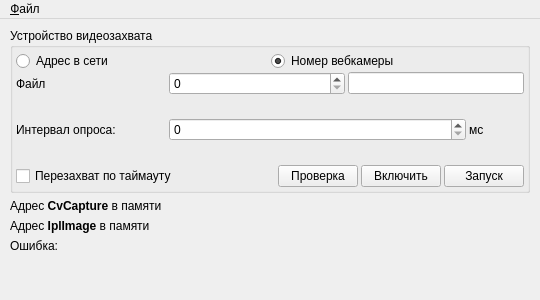
<?xml version="1.0" encoding="UTF-8"?>
<ui version="4.0">
 <class>MainWindow</class>
 <widget class="QMainWindow" name="MainWindow">
  <property name="geometry">
   <rect>
    <x>0</x>
    <y>0</y>
    <width>540</width>
    <height>300</height>
   </rect>
  </property>
  <property name="minimumSize">
   <size>
    <width>540</width>
    <height>300</height>
   </size>
  </property>
  <property name="maximumSize">
   <size>
    <width>540</width>
    <height>300</height>
   </size>
  </property>
  <property name="windowTitle">
   <string>Тест класса &quot;СQtOpenCVCaptureObject&quot;</string>
  </property>
  <widget class="QWidget" name="centralwidget">
   <layout class="QGridLayout" name="gridLayout_3">
    <item row="0" column="0">
     <layout class="QGridLayout" name="gridLayout_2">
      <item row="0" column="0">
       <widget class="QGroupBox" name="p_groupBox_Capture">
        <property name="sizePolicy">
         <sizepolicy hsizetype="Expanding" vsizetype="Fixed">
          <horstretch>0</horstretch>
          <verstretch>0</verstretch>
         </sizepolicy>
        </property>
        <property name="minimumSize">
         <size>
          <width>520</width>
          <height>165</height>
         </size>
        </property>
        <property name="maximumSize">
         <size>
          <width>520</width>
          <height>165</height>
         </size>
        </property>
        <property name="title">
         <string>Устройство видеозахвата</string>
        </property>
        <property name="flat">
         <bool>true</bool>
        </property>
        <layout class="QGridLayout" name="p_gridLayout_GBox">
         <property name="margin">
          <number>3</number>
         </property>
         <property name="spacing">
          <number>1</number>
         </property>
         <item row="0" column="0">
          <layout class="QHBoxLayout" name="p_horLayout_Radio">
           <property name="spacing">
            <number>1</number>
           </property>
           <item>
            <widget class="QRadioButton" name="p_radioButton_URL">
             <property name="text">
              <string>Адрес в сети</string>
             </property>
            </widget>
           </item>
           <item>
            <widget class="QRadioButton" name="p_radioButton_Number">
             <property name="text">
              <string>Номер вебкамеры</string>
             </property>
             <property name="checked">
              <bool>true</bool>
             </property>
            </widget>
           </item>
          </layout>
         </item>
         <item row="1" column="0">
          <layout class="QHBoxLayout" name="p_horLayout_PathNum">
           <property name="spacing">
            <number>3</number>
           </property>
           <item>
            <widget class="QLabel" name="p_label_PathNum">
             <property name="sizePolicy">
              <sizepolicy hsizetype="Fixed" vsizetype="Preferred">
               <horstretch>0</horstretch>
               <verstretch>0</verstretch>
              </sizepolicy>
             </property>
             <property name="minimumSize">
              <size>
               <width>150</width>
               <height>0</height>
              </size>
             </property>
             <property name="layoutDirection">
              <enum>Qt::LeftToRight</enum>
             </property>
             <property name="frameShape">
              <enum>QFrame::NoFrame</enum>
             </property>
             <property name="text">
              <string>Файл</string>
             </property>
             <property name="alignment">
              <set>Qt::AlignLeading|Qt::AlignLeft|Qt::AlignVCenter</set>
             </property>
             <property name="buddy">
              <cstring>p_lineEdit</cstring>
             </property>
            </widget>
           </item>
           <item>
            <widget class="QSpinBox" name="p_spinBox_Number">
             <property name="sizePolicy">
              <sizepolicy hsizetype="Expanding" vsizetype="Fixed">
               <horstretch>0</horstretch>
               <verstretch>0</verstretch>
              </sizepolicy>
             </property>
             <property name="minimum">
              <number>0</number>
             </property>
             <property name="maximum">
              <number>999999</number>
             </property>
            </widget>
           </item>
           <item>
            <widget class="QLineEdit" name="p_lineEdit">
             <property name="enabled">
              <bool>true</bool>
             </property>
            </widget>
           </item>
          </layout>
         </item>
         <item row="2" column="0">
          <layout class="QHBoxLayout" name="p_horLayout_TOut">
           <property name="spacing">
            <number>3</number>
           </property>
           <item>
            <widget class="QLabel" name="p_label_TOut">
             <property name="sizePolicy">
              <sizepolicy hsizetype="Fixed" vsizetype="Preferred">
               <horstretch>0</horstretch>
               <verstretch>0</verstretch>
              </sizepolicy>
             </property>
             <property name="minimumSize">
              <size>
               <width>150</width>
               <height>0</height>
              </size>
             </property>
             <property name="text">
              <string>Интервал опроса:</string>
             </property>
            </widget>
           </item>
           <item>
            <widget class="QSpinBox" name="p_spinBox_TOut">
             <property name="sizePolicy">
              <sizepolicy hsizetype="Expanding" vsizetype="Fixed">
               <horstretch>0</horstretch>
               <verstretch>0</verstretch>
              </sizepolicy>
             </property>
             <property name="minimum">
              <number>0</number>
             </property>
             <property name="maximum">
              <number>999999</number>
             </property>
            </widget>
           </item>
           <item>
            <widget class="QLabel" name="p_label_ms">
             <property name="sizePolicy">
              <sizepolicy hsizetype="Fixed" vsizetype="Preferred">
               <horstretch>0</horstretch>
               <verstretch>0</verstretch>
              </sizepolicy>
             </property>
             <property name="text">
              <string>мс</string>
             </property>
            </widget>
           </item>
           <item>
            <spacer name="p_horizontalSpacer">
             <property name="orientation">
              <enum>Qt::Horizontal</enum>
             </property>
             <property name="sizeType">
              <enum>QSizePolicy::Preferred</enum>
             </property>
             <property name="sizeHint" stdset="0">
              <size>
               <width>40</width>
               <height>20</height>
              </size>
             </property>
            </spacer>
           </item>
          </layout>
         </item>
         <item row="3" column="0">
          <layout class="QHBoxLayout" name="p_horLayout_Buttons">
           <property name="spacing">
            <number>3</number>
           </property>
           <item>
            <widget class="QCheckBox" name="p_checkBox_Recap">
             <property name="sizePolicy">
              <sizepolicy hsizetype="Expanding" vsizetype="Fixed">
               <horstretch>0</horstretch>
               <verstretch>0</verstretch>
              </sizepolicy>
             </property>
             <property name="text">
              <string>Перезахват по таймауту</string>
             </property>
            </widget>
           </item>
           <item>
            <widget class="QPushButton" name="p_pushButton_Test">
             <property name="text">
              <string>Проверка</string>
             </property>
             <property name="checkable">
              <bool>true</bool>
             </property>
            </widget>
           </item>
           <item>
            <widget class="QPushButton" name="p_pushButton_On">
             <property name="text">
              <string>Включить</string>
             </property>
             <property name="checkable">
              <bool>true</bool>
             </property>
             <property name="checked">
              <bool>false</bool>
             </property>
            </widget>
           </item>
           <item>
            <widget class="QPushButton" name="p_pushButton_Activate">
             <property name="text">
              <string>Запуск</string>
             </property>
             <property name="checkable">
              <bool>true</bool>
             </property>
             <property name="checked">
              <bool>false</bool>
             </property>
             <property name="autoDefault">
              <bool>false</bool>
             </property>
             <property name="default">
              <bool>false</bool>
             </property>
             <property name="flat">
              <bool>false</bool>
             </property>
            </widget>
           </item>
          </layout>
         </item>
        </layout>
       </widget>
      </item>
      <item row="1" column="0">
       <layout class="QVBoxLayout" name="p_verticalLayout_Info">
        <item>
         <layout class="QHBoxLayout" name="p_horizontalLayout_Capture">
          <item>
           <widget class="QLabel" name="p_label_Capture">
            <property name="sizePolicy">
             <sizepolicy hsizetype="Fixed" vsizetype="Fixed">
              <horstretch>0</horstretch>
              <verstretch>0</verstretch>
             </sizepolicy>
            </property>
            <property name="text">
             <string>&lt;html&gt;&lt;head/&gt;&lt;body&gt;&lt;p&gt;Адрес &lt;span style=&quot; font-weight:600;&quot;&gt;CvCapture&lt;/span&gt; в памяти&lt;/p&gt;&lt;/body&gt;&lt;/html&gt;</string>
            </property>
           </widget>
          </item>
          <item>
           <widget class="QLabel" name="p_label_CaptureAddr">
            <property name="sizePolicy">
             <sizepolicy hsizetype="Preferred" vsizetype="Fixed">
              <horstretch>0</horstretch>
              <verstretch>0</verstretch>
             </sizepolicy>
            </property>
            <property name="layoutDirection">
             <enum>Qt::LeftToRight</enum>
            </property>
            <property name="text">
             <string/>
            </property>
           </widget>
          </item>
         </layout>
        </item>
        <item>
         <layout class="QHBoxLayout" name="p_horizontalLayout_Image">
          <item>
           <widget class="QLabel" name="p_label_Image">
            <property name="sizePolicy">
             <sizepolicy hsizetype="Fixed" vsizetype="Fixed">
              <horstretch>0</horstretch>
              <verstretch>0</verstretch>
             </sizepolicy>
            </property>
            <property name="text">
             <string>&lt;html&gt;&lt;head/&gt;&lt;body&gt;&lt;p&gt;Адрес &lt;span style=&quot; font-weight:600;&quot;&gt;IplImage&lt;/span&gt; в памяти&lt;/p&gt;&lt;/body&gt;&lt;/html&gt;</string>
            </property>
           </widget>
          </item>
          <item>
           <widget class="QLabel" name="p_label_ImageAddr">
            <property name="sizePolicy">
             <sizepolicy hsizetype="Preferred" vsizetype="Fixed">
              <horstretch>0</horstretch>
              <verstretch>0</verstretch>
             </sizepolicy>
            </property>
            <property name="layoutDirection">
             <enum>Qt::LeftToRight</enum>
            </property>
            <property name="text">
             <string/>
            </property>
           </widget>
          </item>
         </layout>
        </item>
        <item>
         <layout class="QHBoxLayout" name="p_horizontalLayout_Image_2">
          <item>
           <widget class="QLabel" name="p_label_Errno">
            <property name="sizePolicy">
             <sizepolicy hsizetype="Fixed" vsizetype="Fixed">
              <horstretch>0</horstretch>
              <verstretch>0</verstretch>
             </sizepolicy>
            </property>
            <property name="text">
             <string>Ошибка: </string>
            </property>
           </widget>
          </item>
          <item>
           <widget class="QLabel" name="p_label_ErrMsg">
            <property name="sizePolicy">
             <sizepolicy hsizetype="Preferred" vsizetype="Fixed">
              <horstretch>0</horstretch>
              <verstretch>0</verstretch>
             </sizepolicy>
            </property>
            <property name="layoutDirection">
             <enum>Qt::LeftToRight</enum>
            </property>
            <property name="text">
             <string/>
            </property>
           </widget>
          </item>
         </layout>
        </item>
        <item>
         <spacer name="p_verticalSpacer">
          <property name="orientation">
           <enum>Qt::Vertical</enum>
          </property>
          <property name="sizeHint" stdset="0">
           <size>
            <width>20</width>
            <height>40</height>
           </size>
          </property>
         </spacer>
        </item>
       </layout>
      </item>
     </layout>
    </item>
   </layout>
  </widget>
  <widget class="QMenuBar" name="menubar">
   <property name="geometry">
    <rect>
     <x>0</x>
     <y>0</y>
     <width>540</width>
     <height>24</height>
    </rect>
   </property>
   <widget class="QMenu" name="menu">
    <property name="title">
     <string>&amp;Файл</string>
    </property>
    <addaction name="action"/>
   </widget>
   <addaction name="menu"/>
  </widget>
  <action name="action">
   <property name="text">
    <string>Выход</string>
   </property>
   <property name="shortcut">
    <string>Ctrl+Q</string>
   </property>
  </action>
 </widget>
 <resources/>
 <connections>
  <connection>
   <sender>action</sender>
   <signal>activated()</signal>
   <receiver>MainWindow</receiver>
   <slot>close()</slot>
   <hints>
    <hint type="sourcelabel">
     <x>-1</x>
     <y>-1</y>
    </hint>
    <hint type="destinationlabel">
     <x>284</x>
     <y>70</y>
    </hint>
   </hints>
  </connection>
 </connections>
</ui>
